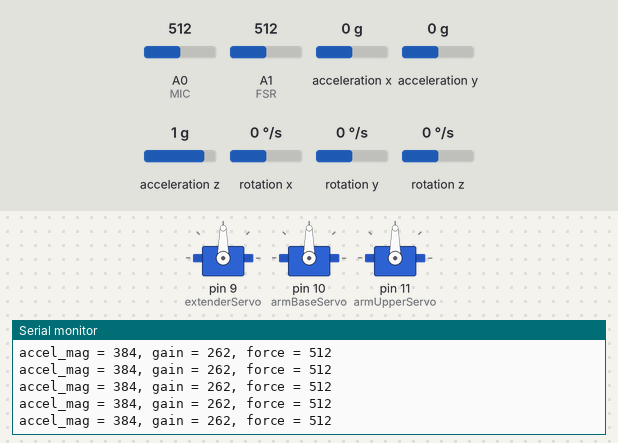
A sketch run on a simulated Arduino Uno, built with avr-gcc and run on an emulated ATmega328P. Shown: 3 × servo, the last lines printed to the serial monitor. The test bench sets the inputs (shaded band); at power-on: A1 (FSR) = 512, A0 (MIC) = 512, acceleration x 0 g, acceleration y 0 g, acceleration z 1 g, rotation x 0 °/s, rotation y 0 °/s, rotation z 0 °/s.

Above: at 7.2 s.
7.3 s: A1 (FSR) set to 110
At 7.42 s:
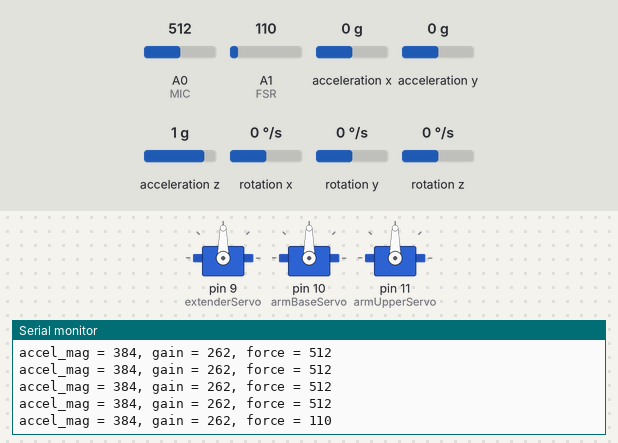
8.8 s: A1 (FSR) set to 94
At 8.82 s:
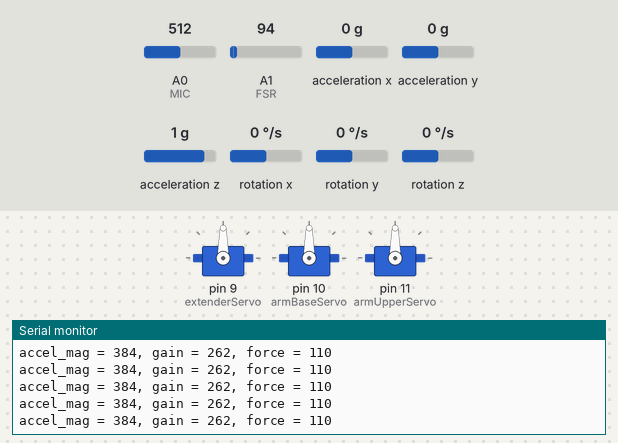
Timing chart, 0 to 11.8 s (numbered marks = the images above; inputs shaded):
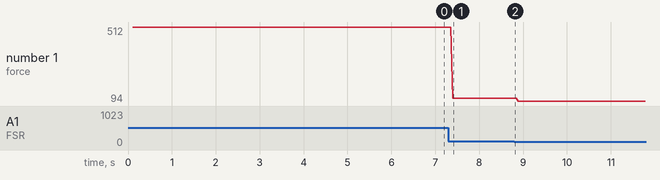

The sketch:

Test.ino
```cpp
#include <Servo.h>
#include <I2Cdev.h>
#include <MPU6050.h>

#if I2CDEV_IMPLEMENTATION == I2CDEV_ARDUINO_WIRE
    #include <Wire.h>
#endif

#define MIC A0
#define FSR A1

unsigned long LONG_MAX = 4294967295;

//threshold values to test against
int32_t IDLE_ACCEL = 16000; // TODO figure out this value: equal to gravity
int32_t IDLE_GAIN = 250;

int32_t lowAcceleration = 4096;
int32_t excitedAcceleration = 12000;
int32_t angryAcceleration = 16000;
int32_t lowVolume = 40;
int32_t excitedVolume = 80;
int32_t angryVolume = 160;

//Tracking variables
byte idle = 0;
byte happy = 1;
byte sad = 2;
byte excited = 3;
byte angry = 4;

byte prevState = 0;
byte state = 0;
bool canAct = true;
unsigned long actionStart = LONG_MAX;

boolean active = false;
unsigned long timeSinceIdle = LONG_MAX;

//action states
byte idling = 0;
byte starting = 1;
byte executing = 2;
byte finishing = 3;
byte actionState = 0;

//Servo Creation
Servo extenderServo;
Servo armBaseServo;
Servo armUpperServo;

//Accelerometer Creation
MPU6050 accelgyro;
int16_t ax, ay, az;
int16_t gx, gy, gz;

void setup() {
  Serial.begin(9600);
  Serial.println("setup()");

  //Initialize all servos
  Serial.println("initializing servos...");
  extenderServo.attach(9);
  extenderServo.write(90);
  armBaseServo.attach(10);
  armBaseServo.write(90);
  armUpperServo.attach(11);
  armUpperServo.write(90);

  //Create Accelerometer Communication
  #if I2CDEV_IMPLEMENTATION == I2CDEV_ARDUINO_WIRE
    Wire.begin();
  #elif I2CDEV_IMPLEMENTATION == I2CDEV_BUILTIN_FASTWIRE
    Fastwire::setup(400, true);
  #endif

  Serial.println("initializing I2C...");
  accelgyro.initialize();

  Serial.println("testing MPU6050 device connection...");
  Serial.println(accelgyro.testConnection() ? "success" : "failure");
}

void loop() {

  //Check each sensor's value
  accelgyro.getMotion6(&ax, &ay, &az, &gx, &gy, &gz);
  int gain = abs(analogRead(MIC)-IDLE_GAIN); // range 0-1023
  int32_t accel_mag = pow(pow(ax,2)+pow(ay,2)+pow(az,2), .5)-IDLE_ACCEL;
  int force = analogRead(FSR);

  Serial.print("accel_mag = ");
  Serial.print(accel_mag);
  Serial.print(", gain = ");
  Serial.print(gain);
  Serial.print(", force = ");
  Serial.println(force);

  extenderServo.write(90);
}
```

Measured:
- after the input at 7.3 s, the serial monitor: prints a new line after 0.10 s (image 1)
- plotted number 1: 512 → 110 after the input at 7.3 s, 110 → 94 after the input at 8.8 s
